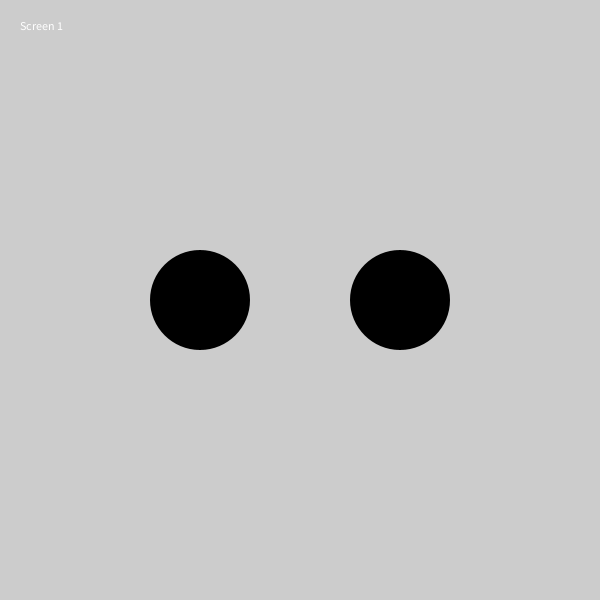
Frame 1 (no input)
Frame 60 (the mouse pressed at the canvas centre just before this capture): identical to frame 1, image omitted
Frame 120 (the mouse held since frame 60 and released just before this capture): identical to frame 1, image omitted

The Processing sketch that drew this single still picture (run headless with seeded random() and noise(); from frame 60 on, the mouse is pressed at the canvas centre):

// Processing sketch: workshop_5b
// ── workshop_5b.pde
// Workshop 5 + Exercise 5 Code Template

int screen = 1;

int b1x = 200;  // Button 1 x-coordinate
int b1y = 300;  // Button 1 y-coordinate

int b2x = 400;  // Button 2 x-coordinate
int b2y = 300;  // Button 2 y-coordinate

int hx = 300;  // "Home" button x-coordinate
int hy = 500;  // "Home" button y-coordinate

int bdiameter = 100;  // Button diameter
int hdiameter = 30;  // "Home" button diameter



float incr = 0.0;

void setup() {
  size(600, 600);
}

void draw() {
  background(204);
  if (screen == 1) {
    drawScreen1();
  } else if (screen == 2) {
    drawScreen2();
  } else if (screen == 3) {
    drawScreen3();
  }
}

void drawScreen1() {
  noStroke();
  
  // Yellow (left) rollover circle
  if (overCircle(b1x, b1y, bdiameter) == true) {
    fill(255, 204, 0);  // Yellow
  } else {
    fill(0);
  }
  circle(b1x, b1y, bdiameter);
  
  // Orange (right) rollover circle
  if (overCircle(b2x, b2y, bdiameter) == true) {
    fill(255, 102, 0);  // Orange
  } else {
    fill(0);
  }
  circle(b2x, b2y, bdiameter);
  fill(255);
  text("Screen 1", 20, 30);
}

void drawScreen2() {
  background(255, 204, 0);  // Yellow
  fill(255);
  circle(hx, hy, hdiameter);
  text("Screen 2", 20, 30);
}

void drawScreen3() {
  background(255, 102, 0);  // Orange
  fill(255);
  circle(hx, hy, hdiameter);
  text("Screen 3", 20, 30);
}

void drawScreen4() {
    background(#00FF00);  // green
  fill(255);
  circle(hx, hy, hdiameter);
  text("Screen 3", 20, 30);
}

// Check for "clicks" to go to a new screen
void mousePressed() {
  if (screen == 1) {
    // This is the key to "nonlinearity," having more
    // than one choice on a screen. Here, one button will
    // jump to "screen 2" and one to "screen 3"
    if (overCircle(b1x, b1y, bdiameter) == true) {
      screen = 2;
      println("go to screen 2");
    }
    if (overCircle(b2x, b2y, bdiameter) == true) {
      screen = 3;
      println("go to screen 3");
    }
  } else if (screen == 2) {
    if (overCircle(hx, hy, hdiameter) == true) {
      screen = 1;
      println("back to screen 1");
    }
  } else if (screen == 3) {
    if (overCircle(hx, hy, hdiameter) == true) {
      screen = 1;
      println("back to screen 1");
    }
  }

}

void mouseDragged() {
    if(screen == 1);
}

boolean overCircle(float x, float y, float d) {
  // If the (x,y) are inside the circle, return 'true'
  if (dist(mouseX, mouseY, x, y) < d/2) {
    return true;
  } else {
    return false;
  }
}
